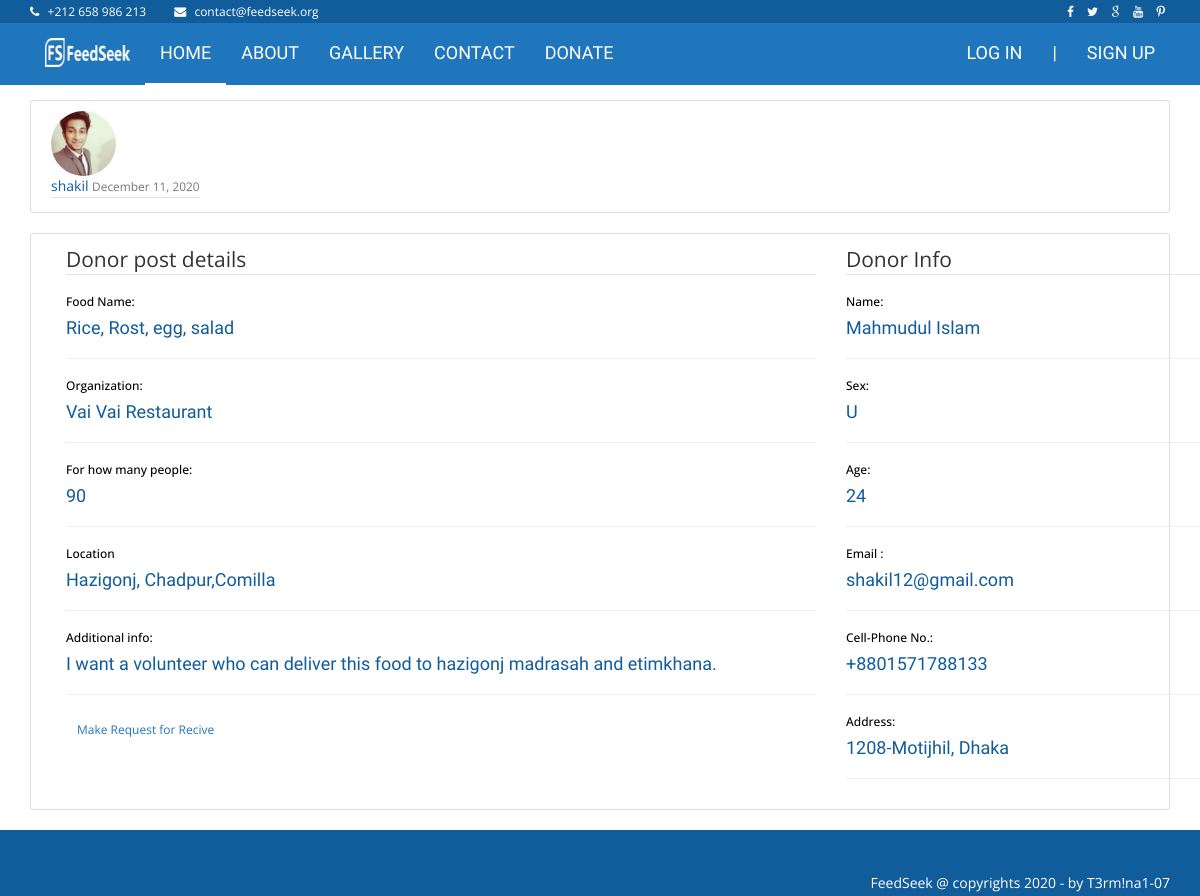
Screenshot of /post/3/ with the database file from the repository.
### donate_post/models.py (models this page shows, shortened)
class Post(models.Model):
    POST_CHOICES = (
        ('D', 'Want to donate',),
        ('R', 'Request for donate',),
    )
    post_choice = models.CharField(max_length=20,choices=POST_CHOICES)
    food_name = models.CharField(max_length=150,blank=True)
    organization_name = models.CharField(max_length=50,blank=True)
    how_many_people = models.IntegerField(blank=True)
    date = models.DateField(blank=True)
    location = models.CharField(max_length=70,blank=True)
    add_note = models.TextField(max_length=500,blank=True)
    date_posted = models.DateTimeField(default=timezone.now)
    author = models.ForeignKey(User, on_delete=models.CASCADE)

### users/models.py (models this page shows, shortened)
class Profile(models.Model):
    SEX_CHOICES = (
        ('Female', 'Female',),
        ('Male', 'Male',),
        ('Unsure', 'Unsure',),
    )
    user = models.OneToOneField(User, on_delete=models.CASCADE)
    image = models.ImageField(default='default.jpg', upload_to='profile_pics')
    full_name = models.CharField(max_length=150, blank=True)
    age = models.IntegerField(null=True,blank=True)
    sex = models.CharField(max_length=6,choices=SEX_CHOICES)
    phone = PhoneNumberField(blank=True)
    address = models.TextField(max_length=30, blank=True)

### donate_post/views.py (the view)
# urls.py: path('post/<int:pk>/', PostDetailView.as_view(), name='post-detail'),
class PostDetailView(DetailView):
    model = Post
    template_name = 'post_detail.html'

### donate_post/templates/post_detail.html
{% extends "pages/base.html" %}
{% block content %}
<article class="media content-section">
    <img class="rounded-circle article-img" style="border-radius: 50%;" src="{{ object.author.profile.image.url }}">
    <div class="media-body">
        <div class="article-metadata">
            <a class="mr-2" href="#">{{ object.author }}</a>
            <small class="text-muted">{{ object.date_posted|date:"F d, Y" }}</small>
        </div>
    </div>
</article>
<div class="content-section">
    <div class="container">
        <div class="row">
            <div class="col-md-12 col-lg-8 mb-5">
                <div class="personal_text">
                    <legend class="border-bottom mb-4" >Donor post details</legend>
                    <h6 style="color: black;">Food Name:</h6>
                    <h4>{{ object.food_name }}</h4>
                    <hr>
                    <h6 style="color: black;">Organization:</h6>
                    <h4>{{ object.organization_name }}</h4>
                    <hr>
                    <h6 style="color: black;">For how many people:</h6>
                    <h4>{{ object.how_many_people }}</h4>
                    <hr>
                    <h6 style="color: black;">Location</h6>
                    <h4>{{ object.location }}</h4>
                    <hr>
                    <h6 style="color: black;">Additional info:</h6>
                    <h4>{{ object.add_note }}</h4>
                    <hr>
                </div>
                {% if object.author == user %}
                <div>
                    <a class="btn btn-secondary btn-sm mt-1 mb-1" href="{% url 'post-update' object.id %}">Update</a>
                    <a class="btn btn-danger btn-sm mt-1 mb-1" href="{% url 'post-delete' object.id %}">Delete</a>
                </div>
                {% else %}
                <div>
                    <a class="btn btn-secondary btn-sm mt-1 mb-1" href="{% url 'post-update' object.id %}">Make Request
                        for
                        Recive</a>
                </div>
                {% endif %}
            </div>
            <div class="col-lg-4">
                <div class="p-4 mb-3 bg-white">
                    <div class="personal_text">
                        <legend class="border-bottom mb-4">Donor Info</legend>
                        <h6 style="color: black;">Name:</h6>
                        <h4>{{ object.author.profile.full_name }}</h4>
                        <hr>
                        <h6 style="color: black;">Sex:</h6>
                        <h4>{{ object.author.profile.sex }}</h4>
                        <hr>
                        <h6 style="color: black;">Age:</h6>
                        <h4>{{ object.author.profile.age }}</h4>
                        <hr>
                        <h6 style="color: black;">Email :</h6>
                        <h4>{{ object.author.email }}</h4>
                        <hr>
                        <h6 style="color: black;">Cell-Phone No.:</h6>
                        <h4>{{ object.author.profile.phone }}</h4>
                        <hr>
                        <h6 style="color: black;">Address:</h6>
                        <h4>{{ object.author.profile.address }}</h4>
                        <hr>
                    </div>
                </div>
            </div>
        </div>
    </div>
</div>
{% endblock content %}

### static/website/css/style.css (style rules this page uses)
body { font-family: "Open sans", sans-serif; color: #115c9b; }
h1, h2, h3, h4 { font-family: "Dosis", sans-serif; }
a { color: inherit; }
.btn-secondary { background: #fff; color: #1f76bd; border-radius: 0; }

### static/users/main.css (style rules this page uses)
.content-section { background: #ffffff; padding: 10px 20px; border: 1px solid #dddddd; border-radius: 3px; margin-bottom: 20px; }
.article-img { height: 65px; width: 65px; margin-right: 16px; }
.article-metadata { padding-bottom: 1px; margin-bottom: 4px; border-bottom: 1px solid #e3e3e3 }

### rows the page displays
Post: author.profile.image (picture), author "shakil", date_posted "December 11, 2020", food_name "Rice, Rost, egg, salad", organization_name "Vai Vai Restaurant", how_many_people "90", location "Hazigonj, Chadpur,Comilla", add_note "I want a volunteer who can deliver this food to hazigonj madrasah and etimkhana.", author.profile.full_name "Mahmudul Islam", author.profile.sex "U", author.profile.age "24", author.email "shakil12@gmail.com", author.profile.phone "+8801571788133", author.profile.address "1208-Motijhil, Dhaka"
